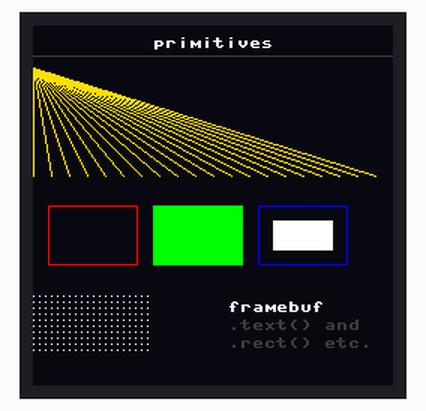
This program was run on a simulated Raspberry Pi Pico running MicroPython. Shown: 240×240 colour display. Library files of the repository ran but are not shown: st7789.py. At 0.4 s the program stops and its outputs stay as they are.

Above: at 0.5 s.

The program:

02_display_primitives.py
```python
# Drawing primitives via framebuf: pixels, lines, rects, text.
# Everything happens in RAM, then one show() blits the whole buffer to the LCD.

import framebuf
from machine import SPI, Pin

from lib.pins import (
    ST7789_SPI_ID, ST7789_SCK, ST7789_MOSI, ST7789_CS, ST7789_DC, ST7789_BL,
    ST7789_WIDTH, ST7789_HEIGHT,
)
from lib.st7789 import ST7789, color565

WHITE = color565(255, 255, 255)
RED = color565(255, 0, 0)
GREEN = color565(0, 255, 0)
BLUE = color565(0, 0, 255)
YELLOW = color565(255, 220, 0)
GREY = color565(60, 60, 70)
BG = color565(10, 10, 20)

spi = SPI(ST7789_SPI_ID, baudrate=31_250_000, polarity=0, phase=0,
          sck=Pin(ST7789_SCK), mosi=Pin(ST7789_MOSI))
lcd = ST7789(spi, cs=ST7789_CS, dc=ST7789_DC, bl=ST7789_BL,
             width=ST7789_WIDTH, height=ST7789_HEIGHT)
lcd.set_backlight(40000)

buf = bytearray(ST7789_WIDTH * ST7789_HEIGHT * 2)
fb = framebuf.FrameBuffer(buf, ST7789_WIDTH, ST7789_HEIGHT, framebuf.RGB565)

fb.fill(BG)

# Title
fb.text("primitives", 80, 8, WHITE)
fb.hline(0, 20, ST7789_WIDTH, GREY)

# Lines fanning out from a corner
for i in range(0, ST7789_WIDTH, 12):
    fb.line(0, 28, i, 100, YELLOW)

# Outlined and filled rectangles
fb.rect(10, 120, 60, 40, RED)
fb.fill_rect(80, 120, 60, 40, GREEN)
fb.rect(150, 120, 60, 40, BLUE)
fb.fill_rect(160, 130, 40, 20, WHITE)

# A pixel grid in the bottom-left
for x in range(0, 80, 4):
    for y in range(180, 220, 4):
        fb.pixel(x, y, WHITE)

# Multi-line text on the right
fb.text("framebuf", 130, 184, WHITE)
fb.text(".text() and", 130, 196, GREY)
fb.text(".rect() etc.", 130, 208, GREY)

lcd.show(buf)
```

pins.py
```python
# Per-board pin map for the tutorial series. Auto-detects ESP32 vs RP2 from
# sys.platform; edit the values below if your wiring differs from the defaults.

import sys

PLATFORM = sys.platform

if PLATFORM == "esp32":
    # Generic ESP32 DevKit. ESP32-S3/C3 may differ — adjust LED in particular.
    LED = 2
    BUTTON = 0           # BOOT button on most dev boards
    PWM_LED = 4
    SERVO = 13
    ADC = 34             # ADC1 (input-only pins 32-39 are safe with WiFi)
    I2C_ID = 0
    I2C_SCL = 22
    I2C_SDA = 21
    SPI_ID = 1           # HSPI; SPI(2) on S3
    SPI_SCK = 18
    SPI_MOSI = 23
    SPI_MISO = 19
    SPI_CS = 5
    # NeoPixel / WS2812. NEOPIXEL is a single pixel; MATRIX_PIN feeds an array
    # of MATRIX_WIDTH × MATRIX_HEIGHT pixels. ESP32-S3-Matrix board uses GP14,
    # 8×8. Generic ESP32 has no onboard NeoPixel — wire one to GP14 to test.
    NEOPIXEL = 14
    MATRIX_PIN = 14
    MATRIX_WIDTH = 8
    MATRIX_HEIGHT = 8
elif PLATFORM == "rp2":
    # LED conventions vary across RP2 boards:
    #   - Pico W:                 Pin("LED") — wired to the WiFi chip
    #   - Pico (non-W):           GP25 onboard LED
    #   - RP2040-Zero / -Matrix:  no plain LED — wire an external one to LED below
    # The detection below picks Pico W if available, otherwise defaults to GP15
    # (a free, edge-exposed pin on the Zero). Wire an LED + 220Ω resistor from
    # GP15 to GND, or change LED here to whichever GPIO you've used.
    try:
        from machine import Pin as _Pin
        _Pin("LED")
        LED = "LED"
    except (ValueError, TypeError):
        LED = 25
    BUTTON = 14
    PWM_LED = 25
    SERVO = 16
    ADC = 26             # GP26 = ADC0
    I2C_ID = 0
    I2C_SCL = 5
    I2C_SDA = 4
    SPI_ID = 1
    SPI_SCK = 10
    SPI_MOSI = 11
    SPI_MISO = 12
    SPI_CS = 13
    # Pimoroni Pico Explorer Base onboard ST7789 LCD (240x240, SPI0).
    # Coexists with the generic SPI_* pins above (which target the breadboard
    # SD/sensor wiring on SPI1).
    ST7789_SPI_ID = 0
    ST7789_SCK = 18
    ST7789_MOSI = 19
    ST7789_CS = 17
    ST7789_DC = 16
    ST7789_BL = 20
    ST7789_WIDTH = 240
    ST7789_HEIGHT = 240
    # Pico Explorer Base onboard buttons (active-low, internal pull-up).
    BTN_A = 12
    BTN_B = 13
    BTN_X = 14
    BTN_Y = 15
    # NeoPixel / WS2812. RP2040-Zero onboard NeoPixel and Waveshare RP2040-Matrix
    # both use GP16. Matrix defaults to 5×5 (Waveshare); change to 1×1 if you
    # only have the Zero's single pixel and are running matrix scripts.
    NEOPIXEL = 16
    MATRIX_PIN = 16
    MATRIX_WIDTH = 5
    MATRIX_HEIGHT = 5
    ENCODER_A = 6
    ENCODER_B = 7
    MOTOR_A = 10
    MOTOR_B = 11
else:
    raise RuntimeError("unsupported platform: " + PLATFORM)
```
